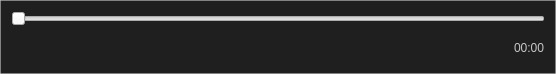
<?xml version="1.0" encoding="UTF-8"?>
<ui version="4.0">
 <class>videobar</class>
 <widget class="QWidget" name="videobar">
  <property name="windowModality">
   <enum>Qt::NonModal</enum>
  </property>
  <property name="geometry">
   <rect>
    <x>0</x>
    <y>0</y>
    <width>556</width>
    <height>74</height>
   </rect>
  </property>
  <property name="windowTitle">
   <string>Form</string>
  </property>
  <property name="layoutDirection">
   <enum>Qt::LeftToRight</enum>
  </property>
  <property name="styleSheet">
   <string notr="true">QWidget#videobar {
	border: 1px solid rgba(200,200,200,150);
	background-color: rgb(31, 31, 31);
}
</string>
  </property>
  <layout class="QVBoxLayout" name="verticalLayout">
   <item>
    <widget class="QSlider" name="video_slider">
     <property name="cursor">
      <cursorShape>PointingHandCursor</cursorShape>
     </property>
     <property name="maximum">
      <number>1000</number>
     </property>
     <property name="orientation">
      <enum>Qt::Horizontal</enum>
     </property>
     <property name="tickPosition">
      <enum>QSlider::NoTicks</enum>
     </property>
    </widget>
   </item>
   <item>
    <layout class="QHBoxLayout" name="horizontalLayout">
     <item>
      <spacer name="horizontalSpacer_2">
       <property name="orientation">
        <enum>Qt::Horizontal</enum>
       </property>
       <property name="sizeHint" stdset="0">
        <size>
         <width>40</width>
         <height>20</height>
        </size>
       </property>
      </spacer>
     </item>
     <item>
      <widget class="QPushButton" name="start_btn">
       <property name="sizePolicy">
        <sizepolicy hsizetype="Minimum" vsizetype="Fixed">
         <horstretch>0</horstretch>
         <verstretch>0</verstretch>
        </sizepolicy>
       </property>
       <property name="minimumSize">
        <size>
         <width>30</width>
         <height>30</height>
        </size>
       </property>
       <property name="maximumSize">
        <size>
         <width>30</width>
         <height>30</height>
        </size>
       </property>
       <property name="cursor">
        <cursorShape>PointingHandCursor</cursorShape>
       </property>
       <property name="styleSheet">
        <string>QPushButton {
background-color: transparent;
border-radius: 3px
}

QPushButton:hover {
background-color: rgb(85, 85, 85);
}</string>
       </property>
       <property name="text">
        <string/>
       </property>
       <property name="icon">
        <iconset>
         <normaloff>../images/video start.png</normaloff>../images/video start.png</iconset>
       </property>
       <property name="iconSize">
        <size>
         <width>20</width>
         <height>20</height>
        </size>
       </property>
      </widget>
     </item>
     <item>
      <widget class="QPushButton" name="backward_btn">
       <property name="sizePolicy">
        <sizepolicy hsizetype="Minimum" vsizetype="Fixed">
         <horstretch>0</horstretch>
         <verstretch>0</verstretch>
        </sizepolicy>
       </property>
       <property name="minimumSize">
        <size>
         <width>30</width>
         <height>30</height>
        </size>
       </property>
       <property name="maximumSize">
        <size>
         <width>30</width>
         <height>30</height>
        </size>
       </property>
       <property name="cursor">
        <cursorShape>PointingHandCursor</cursorShape>
       </property>
       <property name="styleSheet">
        <string>QPushButton {
background-color: transparent;
border-radius: 3px
}

QPushButton:hover {
background-color: rgb(85, 85, 85);
}</string>
       </property>
       <property name="text">
        <string/>
       </property>
       <property name="icon">
        <iconset>
         <normaloff>../images/video backward.png</normaloff>../images/video backward.png</iconset>
       </property>
       <property name="iconSize">
        <size>
         <width>20</width>
         <height>20</height>
        </size>
       </property>
      </widget>
     </item>
     <item>
      <widget class="QPushButton" name="pause_btn">
       <property name="sizePolicy">
        <sizepolicy hsizetype="Minimum" vsizetype="Fixed">
         <horstretch>0</horstretch>
         <verstretch>0</verstretch>
        </sizepolicy>
       </property>
       <property name="minimumSize">
        <size>
         <width>30</width>
         <height>30</height>
        </size>
       </property>
       <property name="maximumSize">
        <size>
         <width>30</width>
         <height>30</height>
        </size>
       </property>
       <property name="cursor">
        <cursorShape>PointingHandCursor</cursorShape>
       </property>
       <property name="styleSheet">
        <string>QPushButton {
background-color: transparent;
border-radius: 3px
}

QPushButton:hover {
background-color: rgb(85, 85, 85);
}</string>
       </property>
       <property name="text">
        <string/>
       </property>
       <property name="icon">
        <iconset>
         <normaloff>../images/video pause.png</normaloff>../images/video pause.png</iconset>
       </property>
       <property name="iconSize">
        <size>
         <width>20</width>
         <height>20</height>
        </size>
       </property>
      </widget>
     </item>
     <item>
      <widget class="QPushButton" name="play_btn">
       <property name="sizePolicy">
        <sizepolicy hsizetype="Minimum" vsizetype="Fixed">
         <horstretch>0</horstretch>
         <verstretch>0</verstretch>
        </sizepolicy>
       </property>
       <property name="minimumSize">
        <size>
         <width>30</width>
         <height>30</height>
        </size>
       </property>
       <property name="maximumSize">
        <size>
         <width>30</width>
         <height>30</height>
        </size>
       </property>
       <property name="cursor">
        <cursorShape>PointingHandCursor</cursorShape>
       </property>
       <property name="styleSheet">
        <string>QPushButton {
background-color: transparent;
border-radius: 3px
}

QPushButton:hover {
background-color: rgb(85, 85, 85);
}</string>
       </property>
       <property name="text">
        <string/>
       </property>
       <property name="icon">
        <iconset>
         <normaloff>../images/video play.png</normaloff>../images/video play.png</iconset>
       </property>
       <property name="iconSize">
        <size>
         <width>20</width>
         <height>20</height>
        </size>
       </property>
      </widget>
     </item>
     <item>
      <widget class="QPushButton" name="stop_btn">
       <property name="sizePolicy">
        <sizepolicy hsizetype="Minimum" vsizetype="Fixed">
         <horstretch>0</horstretch>
         <verstretch>0</verstretch>
        </sizepolicy>
       </property>
       <property name="minimumSize">
        <size>
         <width>30</width>
         <height>30</height>
        </size>
       </property>
       <property name="maximumSize">
        <size>
         <width>30</width>
         <height>30</height>
        </size>
       </property>
       <property name="cursor">
        <cursorShape>PointingHandCursor</cursorShape>
       </property>
       <property name="styleSheet">
        <string notr="true">QPushButton {
background-color: transparent;
border-radius: 3px
}

QPushButton:hover {
background-color: rgb(85, 85, 85);
}</string>
       </property>
       <property name="text">
        <string/>
       </property>
       <property name="icon">
        <iconset>
         <normaloff>../images/video stop.png</normaloff>../images/video stop.png</iconset>
       </property>
       <property name="iconSize">
        <size>
         <width>20</width>
         <height>20</height>
        </size>
       </property>
      </widget>
     </item>
     <item>
      <widget class="QPushButton" name="forward_btn">
       <property name="sizePolicy">
        <sizepolicy hsizetype="Minimum" vsizetype="Fixed">
         <horstretch>0</horstretch>
         <verstretch>0</verstretch>
        </sizepolicy>
       </property>
       <property name="minimumSize">
        <size>
         <width>30</width>
         <height>30</height>
        </size>
       </property>
       <property name="maximumSize">
        <size>
         <width>30</width>
         <height>30</height>
        </size>
       </property>
       <property name="cursor">
        <cursorShape>PointingHandCursor</cursorShape>
       </property>
       <property name="styleSheet">
        <string>QPushButton {
background-color: transparent;
border-radius: 3px
}

QPushButton:hover {
background-color: rgb(85, 85, 85);
}</string>
       </property>
       <property name="text">
        <string/>
       </property>
       <property name="icon">
        <iconset>
         <normaloff>../images/video forward.png</normaloff>../images/video forward.png</iconset>
       </property>
       <property name="iconSize">
        <size>
         <width>20</width>
         <height>20</height>
        </size>
       </property>
      </widget>
     </item>
     <item>
      <widget class="QPushButton" name="end_btn">
       <property name="sizePolicy">
        <sizepolicy hsizetype="Minimum" vsizetype="Fixed">
         <horstretch>0</horstretch>
         <verstretch>0</verstretch>
        </sizepolicy>
       </property>
       <property name="minimumSize">
        <size>
         <width>30</width>
         <height>30</height>
        </size>
       </property>
       <property name="maximumSize">
        <size>
         <width>30</width>
         <height>30</height>
        </size>
       </property>
       <property name="cursor">
        <cursorShape>PointingHandCursor</cursorShape>
       </property>
       <property name="styleSheet">
        <string>QPushButton {
background-color: transparent;
border-radius: 3px
}

QPushButton:hover {
background-color: rgb(85, 85, 85);
}</string>
       </property>
       <property name="text">
        <string/>
       </property>
       <property name="icon">
        <iconset>
         <normaloff>../images/video end.png</normaloff>../images/video end.png</iconset>
       </property>
       <property name="iconSize">
        <size>
         <width>20</width>
         <height>20</height>
        </size>
       </property>
      </widget>
     </item>
     <item>
      <spacer name="horizontalSpacer">
       <property name="orientation">
        <enum>Qt::Horizontal</enum>
       </property>
       <property name="sizeHint" stdset="0">
        <size>
         <width>40</width>
         <height>20</height>
        </size>
       </property>
      </spacer>
     </item>
     <item>
      <widget class="QLabel" name="time">
       <property name="styleSheet">
        <string notr="true">color: rgba(200,200,200,255);</string>
       </property>
       <property name="text">
        <string>00:00</string>
       </property>
      </widget>
     </item>
    </layout>
   </item>
  </layout>
 </widget>
 <resources/>
 <connections/>
</ui>
